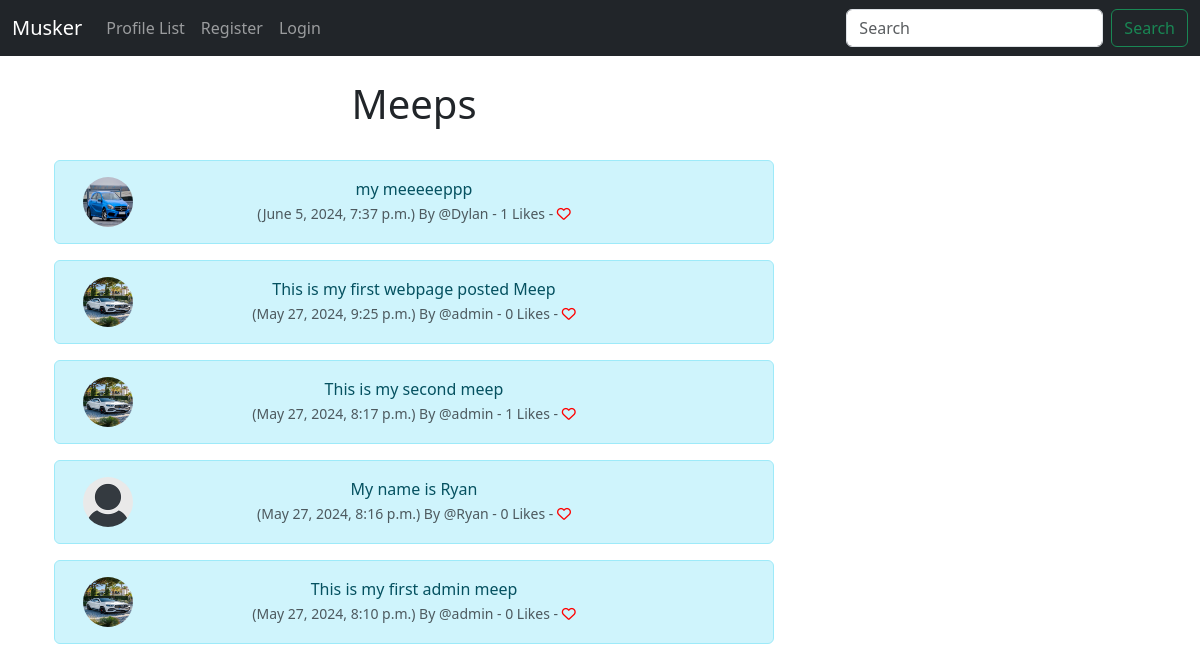
The page / on the database its author committed.
### musker/models.py (models this page shows, shortened)
class Meep(models.Model):
    user = models.ForeignKey(User, related_name="meeps", on_delete=models.DO_NOTHING)
    body = models.CharField(max_length=200)
    created_at = models.DateTimeField(auto_now_add=True)
    likes = models.ManyToManyField(User, related_name="meep_like", blank=True)
    def number_of_likes(self):
        return self.likes.count()

class Profile(models.Model):
    user = models.OneToOneField(User, on_delete=models.CASCADE)
    follows = models.ManyToManyField("self", related_name="followed_by", symmetrical=False, blank=True)
    date_modified = models.DateTimeField(User, auto_now=True)
    profile_image = models.ImageField(null=True, blank=True, upload_to="images/")
    profile_bio = models.CharField(null=True, blank=True, max_length=500)
    homepage_link = models.CharField(null=True, blank=True, max_length=100)
    facebook_link = models.CharField(null=True, blank=True, max_length=100)
    instagram_link = models.CharField(null=True, blank=True, max_length=100)
    linkedin_link = models.CharField(null=True, blank=True, max_length=100)

### musker/views.py (the view)
# urls.py: path('', views.home, name="home"),
def home(request):
    if request.user.is_authenticated:
        form= MeepForm(request.POST or None)
        if request.method == "POST":
            if form.is_valid():
                meep = form.save(commit=False)
                meep.user = request.user
                meep.save()
                messages.success(request, ("Your Meep Has Been Posted!"))
                return redirect('home')
        meeps = Meep.objects.all().order_by("-created_at")
        return render(request, 'home.html', {"meeps":meeps, "form":form})
    else:
        meeps = Meep.objects.all().order_by("-created_at")
        return render(request, 'home.html', {"meeps":meeps})

### musker/templates/home.html (shortened to what this page needs)
{% extends 'base.html' %}
{% load static %}
{% block content %}
<div class="container text-center">
    <div class="row">
        <div class="col-8">
    <h1>Meeps</h1>
<br>
    {% for meep in meeps %}
    <div class="alert alert-info" role="alert">
        <div class="container">
            <div class="row">
                <div class="col-1">
                        {% if meep.user.profile.profile_image %}
                        <img src="{{ meep.user.profile.profile_image.url }}" width=50 height=50 class="rounded-circle" alt="{{ profile.user.username}}">
                        {% else %}
                        <img src="{% static 'images/default_profile_pic.png' %}" width=50 height=50 class="rounded-circle" alt="{{ profile.user.username}}">
                    {% endif %}
                </div>
                <div class="col-10">
                {{ meep.body }}<br>
                <small class="text-muted">
                    ({{ meep.created_at }}) By
                    @{{ meep.user.username }}
                    - {{ meep.number_of_likes }} Likes -
                    {% if user in meep.likes.all %}
                    <a href="{% url 'meep_like' meep.id %}"><i class="fa-solid fa-heart" style="color:red"></i></a>
                    {% else %}
                    <a href="{% url 'meep_like' meep.id %}"><i class="fa fa-heart-o" style="color:red"></i></a>
                    {% endif %}
                </small>
    </div><br><br>
                </div>
            </div>
        </div>
    {% endfor %}
</div>
<div class="col-4">
    <br><br><br>
</div>
{% endblock %}

### rows shown on the page
Meep: user.profile.profile_image (picture), body "my meeeeeppp", created_at "June 5, 2024, 7:37 p.m.", user.username "Dylan", number_of_likes "1"
Meep: user.profile.profile_image (picture), body "This is my first webpage posted Meep", created_at "May 27, 2024, 9:25 p.m.", user.username "admin", number_of_likes "0"
Meep: user.profile.profile_image (picture), body "This is my second meep", created_at "May 27, 2024, 8:17 p.m.", user.username "admin", number_of_likes "1"
Meep: body "My name is Ryan", created_at "May 27, 2024, 8:16 p.m.", user.username "Ryan", number_of_likes "0"
Meep: user.profile.profile_image (picture), body "This is my first admin meep", created_at "May 27, 2024, 8:10 p.m.", user.username "admin", number_of_likes "0"
